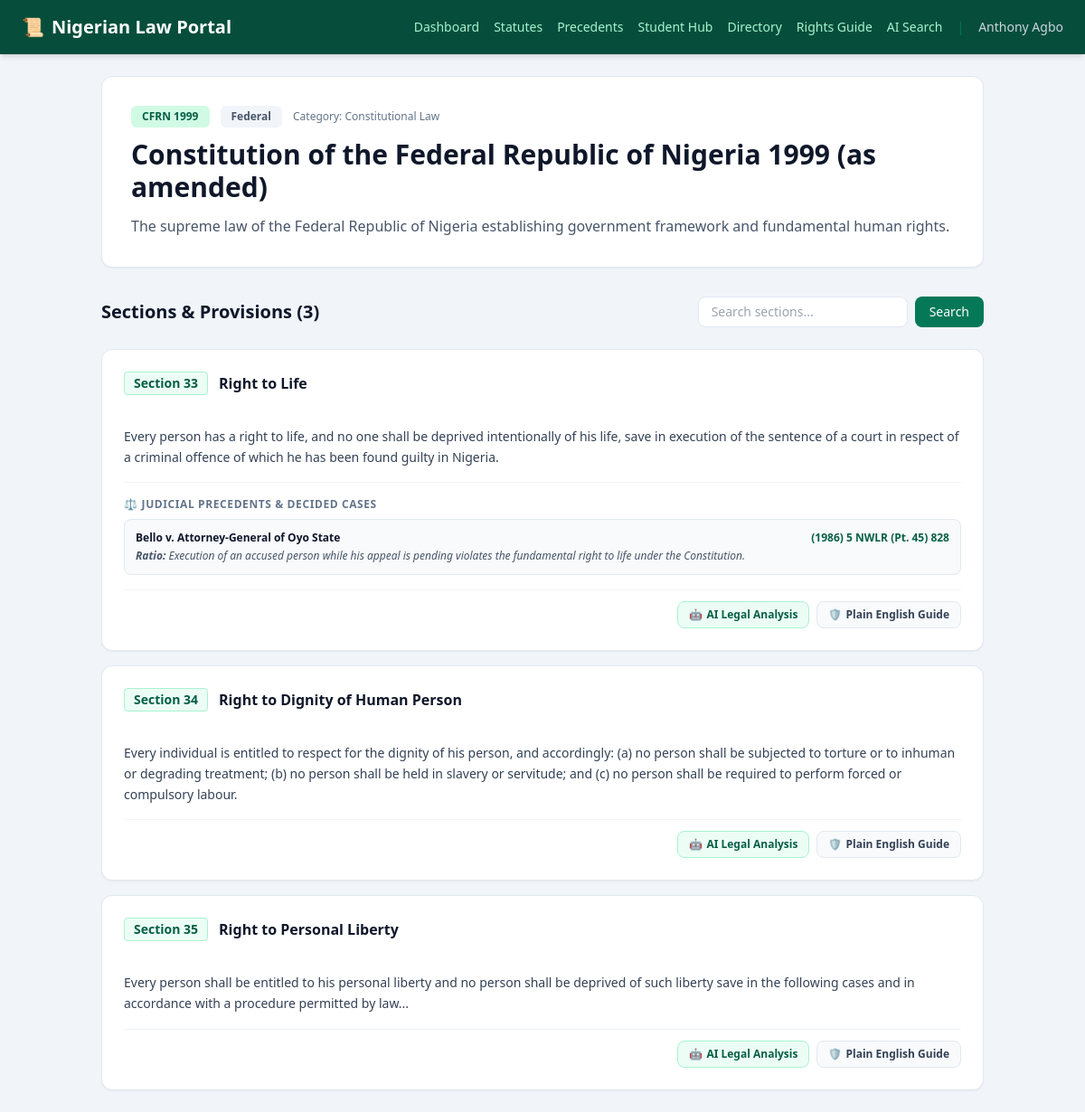
Page /laws/1 (signed in) on the committed database.
### app.py (models this page shows, shortened)
class User(UserMixin, db.Model):
    id = db.Column(db.Integer, primary_key=True)
    full_name = db.Column(db.String(100), nullable=False)
    email = db.Column(db.String(120), unique=True, nullable=False)
    password_hash = db.Column(db.String(256), nullable=False)

class Statute(db.Model):
    id = db.Column(db.Integer, primary_key=True)
    title = db.Column(db.String(255), nullable=False)       # e.g. "Constitution of the Federal Republic of Nigeria 1999"
    abbreviation = db.Column(db.String(20), nullable=False)   # e.g. "CFRN 1999"
    category = db.Column(db.String(100), nullable=False)   # e.g. "Constitutional Law", "Criminal Law"
    jurisdiction = db.Column(db.String(50), default="Federal") # Federal, Northern Nigeria, Southern Nigeria
    description = db.Column(db.Text, nullable=False)

class StatuteSection(db.Model):
    id = db.Column(db.Integer, primary_key=True)
    statute_id = db.Column(db.Integer, db.ForeignKey('statute.id'), nullable=False)
    section_number = db.Column(db.String(50), nullable=False) # e.g. "Section 33"
    title = db.Column(db.String(255), nullable=True)           # e.g. "Right to Life"
    content = db.Column(db.Text, nullable=False)               # Full text of the section
    statute = db.relationship('Statute', backref=db.backref('sections', lazy=True))

class CaseLaw(db.Model):
    id = db.Column(db.Integer, primary_key=True)
    title = db.Column(db.String(255), nullable=False)          # e.g. "FRN v. Anache & Ors"
    citation = db.Column(db.String(100), nullable=False)       # e.g. "(2004) 14 NWLR (Pt. 893) 245"
    court = db.Column(db.String(100), nullable=False)          # e.g. "Supreme Court of Nigeria"
    year = db.Column(db.Integer, nullable=False)
    summary = db.Column(db.Text, nullable=False)
    ratio_decidendi = db.Column(db.Text, nullable=False)
    statute_section_id = db.Column(db.Integer, db.ForeignKey('statute_section.id'), nullable=True)
    statute_section = db.relationship('StatuteSection', backref=db.backref('cases', lazy=True))

### app.py (the view)
@app.route("/laws/<int:statute_id>")
@login_required
def statute_detail(statute_id):
    statute = db.session.get(Statute, statute_id)
    if not statute:
        flash("Statute not found.", "warning")
        return redirect(url_for("laws_directory"))
    section_query = request.args.get("q", "").strip()
    sections_query = StatuteSection.query.filter_by(statute_id=statute.id)
    if section_query:
        sections_query = sections_query.filter(
            (StatuteSection.section_number.ilike(f"%{section_query}%")) |
            (StatuteSection.title.ilike(f"%{section_query}%")) |
            (StatuteSection.content.ilike(f"%{section_query}%"))
        )
    sections = sections_query.all()
    return render_template(
        "statute_detail.html",
        statute=statute,
        sections=sections,
        section_query=section_query
    )

### app.py (called while the page is built)
@login_manager.user_loader
def load_user(user_id):
    return db.session.get(User, int(user_id))

### templates/statute_detail.html (shortened to what this page needs)
<!DOCTYPE html>
<html lang="en">
<head>
    <script src="https://cdn.tailwindcss.com"></script>
</head>
<body class="bg-slate-100 font-sans text-slate-800 min-h-screen">
    <nav class="bg-emerald-900 text-white p-4 shadow-md sticky top-0 z-50">
        <div class="max-w-6xl mx-auto flex justify-between items-center">
            <a href="/dashboard" class="text-xl font-bold flex items-center gap-2">
                <span>📜</span> Nigerian Law Portal
            </a>
            <div class="flex items-center gap-4 text-sm overflow-x-auto">
                <a href="/dashboard" class="text-emerald-200 hover:text-white transition-colors">Dashboard</a>
                <a href="/laws" class="text-emerald-200 hover:text-white transition-colors">Statutes</a>
                <a href="/cases" class="text-emerald-200 hover:text-white transition-colors">Precedents</a>
                <a href="/student-hub" class="text-emerald-200 hover:text-white transition-colors">Student Hub</a>
                <a href="/directory" class="text-emerald-200 hover:text-white transition-colors">Directory</a>
                <a href="/rights-guide" class="text-emerald-200 hover:text-white transition-colors">Rights Guide</a>
                <a href="/ai-search" class="text-emerald-200 hover:text-white transition-colors">AI Search</a>
                <span class="text-emerald-700 hidden sm:inline">|</span>
                <span class="text-slate-300 hidden md:inline">{{ current_user.full_name }}</span>
            </div>
        </div>
    </nav>
    <main class="max-w-5xl mx-auto p-6">
        <div class="bg-white rounded-xl shadow-sm border border-slate-200 p-8 mb-8">
            <div class="flex items-center gap-3 mb-3 flex-wrap">
                <span class="bg-emerald-100 text-emerald-800 text-xs font-bold px-3 py-1 rounded-md">
                    {{ statute.abbreviation }}
                </span>
                <span class="bg-slate-100 text-slate-600 text-xs font-semibold px-3 py-1 rounded-md">
                    {{ statute.jurisdiction }}
                </span>
                <span class="text-xs text-slate-500 font-medium">
                    Category: {{ statute.category }}
                </span>
            </div>
            <h1 class="text-2xl md:text-3xl font-bold text-slate-900 leading-tight mb-3">
                {{ statute.title }}
            </h1>
            <p class="text-slate-600 leading-relaxed">
                {{ statute.description }}
            </p>
        </div>
        <div class="flex justify-between items-center mb-6">
            <h2 class="text-xl font-bold text-slate-900">
                Sections & Provisions ({{ sections|length }})
            </h2>
            <form action="/laws/{{ statute.id }}" method="GET" class="flex gap-2">
                <input type="text" name="q" value="{{ section_query }}"
                    placeholder="Search sections..."
                    class="px-3.5 py-1.5 border border-slate-200 rounded-lg focus:ring-2 focus:ring-emerald-500 outline-none text-sm bg-white">
                <button type="submit" class="bg-emerald-700 hover:bg-emerald-800 text-white px-4 py-1.5 rounded-lg text-sm font-medium transition-colors">
                    Search
                </button>
            </form>
        </div>
        {% if sections %}
            <div class="space-y-4">
                {% for section in sections %}
                    <div class="bg-white rounded-xl shadow-sm border border-slate-200 p-6 hover:border-emerald-300 transition-colors">
                        <div class="flex items-center justify-between mb-2">
                            <span class="text-sm font-bold text-emerald-800 bg-emerald-50 border border-emerald-200 px-2.5 py-0.5 rounded">
                                {{ section.section_number }}
                            </span>
                            {% if section.title %}
                                <h3 class="text-base font-bold text-slate-900 flex-1 ml-3">
                                    {{ section.title }}
                                </h3>
                            {% endif %}
                        </div>
                        <p class="text-slate-700 text-sm leading-relaxed mt-3 whitespace-pre-line">
                            {{ section.content }}
                        </p>
                        {% if section.cases %}
                            <div class="mt-4 pt-4 border-t border-slate-100">
                                <h4 class="text-xs font-bold text-slate-500 uppercase tracking-wider mb-2 flex items-center gap-1">
                                    <span>⚖️</span> Judicial Precedents & Decided Cases
                                </h4>
                                <div class="space-y-2">
                                    {% for case in section.cases %}
                                        <div class="bg-slate-50 p-3 rounded-lg border border-slate-200 text-xs">
                                            <div class="flex justify-between items-center">
                                                <span class="font-bold text-slate-900">{{ case.title }}</span>
                                                <span class="text-emerald-800 font-semibold">{{ case.citation }}</span>
                                            </div>
                                            <p class="text-slate-600 mt-1 italic"><strong>Ratio:</strong> {{ case.ratio_decidendi }}</p>
                                        </div>
                                    {% endfor %}
                                </div>
                            </div>
                        {% endif %}
                        <div class="mt-4 pt-3 border-t border-slate-100 flex justify-end gap-2">
                            <form action="/ai-search" method="POST" class="inline">
                                <button type="submit" class="text-xs bg-emerald-50 hover:bg-emerald-100 text-emerald-800 font-semibold px-3 py-1.5 rounded-lg border border-emerald-200 transition-colors flex items-center gap-1">
                                    <span>🤖</span> AI Legal Analysis
                                </button>
                            </form>
                            <form action="/ai-search" method="POST" class="inline">
                                <button type="submit" class="text-xs bg-slate-50 hover:bg-slate-100 text-slate-700 font-semibold px-3 py-1.5 rounded-lg border border-slate-200 transition-colors flex items-center gap-1">
                                    <span>🛡️</span> Plain English Guide
                                </button>
                            </form>
                        </div>
                    </div>
                {% endfor %}
            </div>
        {% else %}
            <div class="bg-white rounded-xl border border-slate-200 p-12 text-center">
                <p class="text-slate-500 font-medium">No sections available matching your search criteria.</p>
            </div>
        {% endif %}
    </main>
</body>
</html>

### rows in the picture
User: full_name "Anthony Agbo"
Statute: abbreviation "CFRN 1999", jurisdiction "Federal", category "Constitutional Law", title "Constitution of the Federal Republic of Nigeria 1999 (as amended)", description "The supreme law of the Federal Republic of Nigeria establishing government framework and fundamental human rights."
StatuteSection: section_number "Section 33", title "Right to Life", content "Every person has a right to life, and no one shall be deprived intentionally of his life, save in execution of the sentence of a court in respect of a criminal offence of which he has been found guilty in Nigeria."
CaseLaw: title "Bello v. Attorney-General of Oyo State", citation "(1986) 5 NWLR (Pt. 45) 828", ratio_decidendi "Execution of an accused person while his appeal is pending violates the fundamental right to life under the Constitution."
StatuteSection: section_number "Section 34", title "Right to Dignity of Human Person", content "Every individual is entitled to respect for the dignity of his person, and accordingly: (a) no person shall be subjected to torture or to inhuman or degrading treatment; (b) no person shall be held in slavery or servitude; and (c) no person shall be required to perform forced or compulsory labour."
StatuteSection: section_number "Section 35", title "Right to Personal Liberty", content "Every person shall be entitled to his personal liberty and no person shall be deprived of such liberty save in the following cases and in accordance with a procedure permitted by law..."

### other values in the picture
{{ sections|length }} "3"
